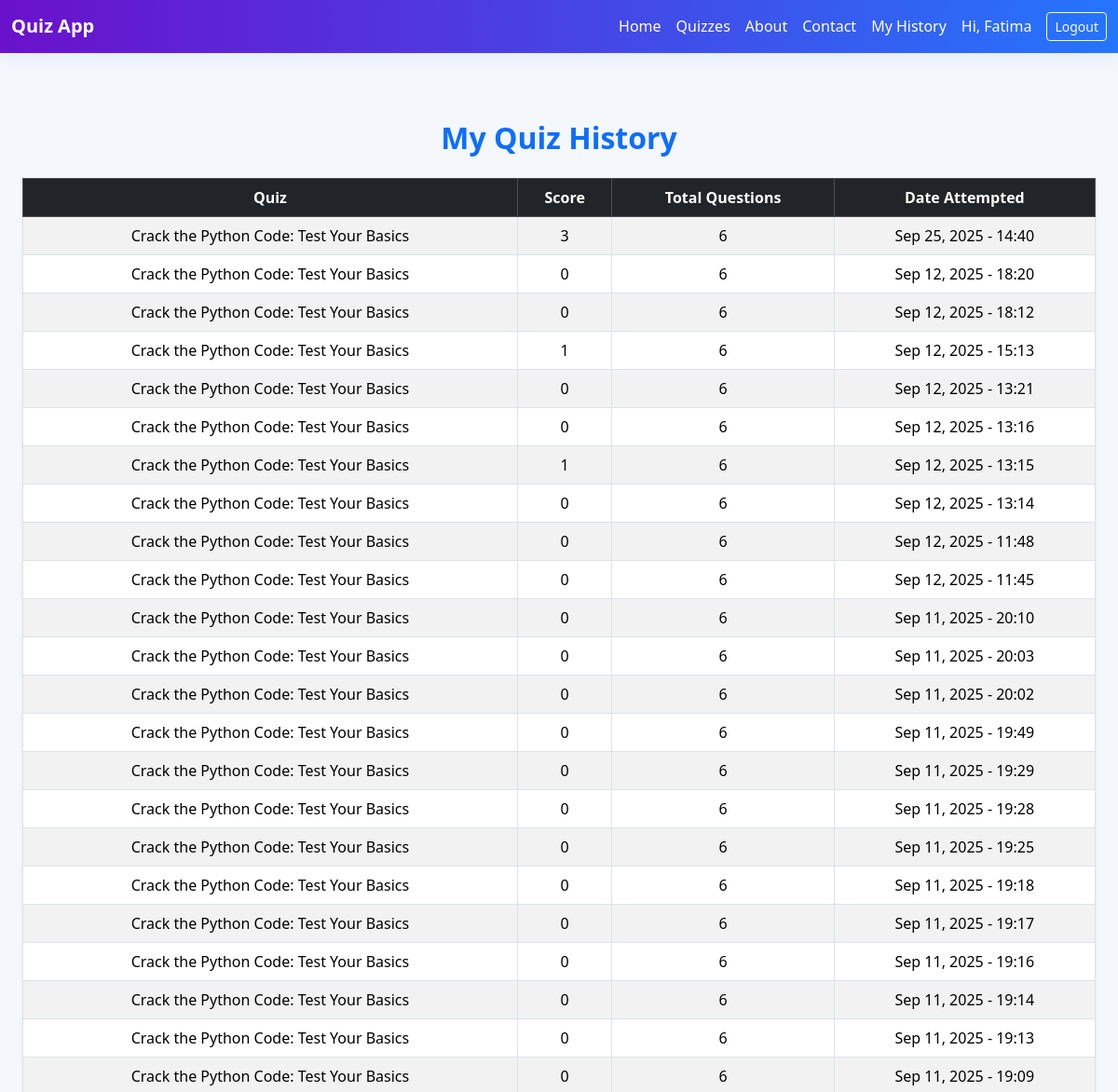
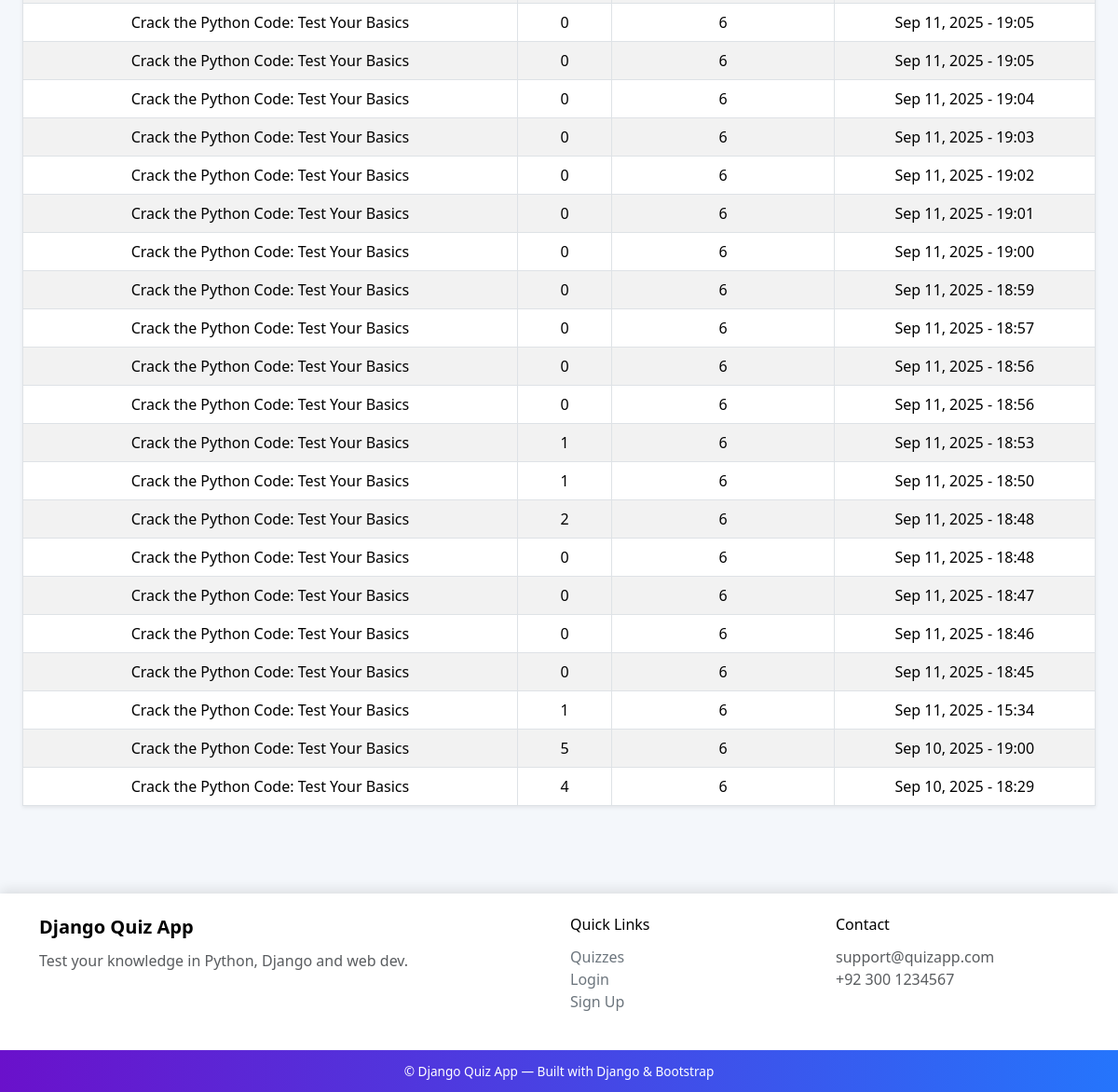
/quiz/history/ (signed in), run on the app's committed database (2 pictures, top to bottom).
### quiz/models.py (models this page shows, shortened)
class QuizResult(models.Model):
    user = models.ForeignKey(User, on_delete=models.CASCADE, related_name="results")
    quiz = models.ForeignKey("Quiz", on_delete=models.CASCADE, related_name="results")
    score = models.IntegerField(default=0)
    total_questions = models.IntegerField(default=10)
    date = models.DateTimeField(auto_now_add=True)

class Quiz(models.Model):
    title = models.CharField(max_length=200)

### quiz/views.py (the view)
# urls.py: path("history/", views.quiz_history, name="quiz_history"),
@login_required
def quiz_history(request):
    history = QuizResult.objects.filter(user=request.user).order_by("-date")
    return render(request, "quiz/quiz_history.html", {"history": history})

### templates/quiz/quiz_history.html (shortened to what this page needs)
{% extends "base.html" %}
{% block content %}
<div class="container mt-5">
<h2 class="fw-bold mb-4 text-primary"> My Quiz History</h2>
  {% if history %}
  <table class="table table-bordered table-striped shadow-sm">
    <thead class="table-dark">
        <tr>
          <th>Quiz</th>
          <th>Score</th>
          <th>Total Questions</th>
          <th>Date Attempted</th>
        </tr>
      </thead>
      <tbody>
        {% for result in history %}
        <tr>
          <td>{{ result.quiz.title }}</td>
          <td>
            {% if result.score == result.total_questions %}
              <span class="text-success fw-bold">{{ result.score }}</span>
            {% else %}
              {{ result.score }}
            {% endif %}
          </td>
          <td>{{ result.total_questions }}</td>
          <td>{{ result.date|date:"M d, Y - H:i" }}</td>
        </tr>
        {% endfor %}
      </tbody>
    </table>
  {% else %}
    <div class="alert alert-info">You haven’t attempted any quizzes yet.</div>
  {% endif %}
</div>
{% endblock %}

### templates/base.html (shortened to what this page needs)
{% load static %}
<!DOCTYPE html>
<html lang="en">
<head>
  <link href="https://cdn.jsdelivr.net/npm/bootstrap@5.3.2/dist/css/bootstrap.min.css" rel="stylesheet">
  <link rel="stylesheet" href="{% static 'css/style.css' %}">
</head>
<body class="d-flex flex-column min-vh-100">
  <nav class="navbar navbar-expand-lg navbar-light custom-navbar">
  <div class="container">
    <a class="navbar-brand fw-bold text-black" href="{% url 'home' %}">Quiz App</a>
    <div class="collapse navbar-collapse" id="navbarNav">
      <ul class="navbar-nav ms-auto align-items-center">
        <li class="nav-item"><a class="nav-link" href="{% url 'home' %}">Home</a></li>
        <li class="nav-item"><a class="nav-link" href="{% url 'quiz_list' %}">Quizzes</a></li>
        <li class="nav-item"><a class="nav-link" href="{% url 'about' %}">About</a></li>
        <li class="nav-item"><a class="nav-link" href="{% url 'contact' %}">Contact</a></li>
        {% if user.is_authenticated %}
          <li class="nav-item"><a class="nav-link" href="{% url 'quiz_history' %}">My History</a></li>
          <li class="nav-item">
            <span class="nav-link">Hi, {{ user.username }}</span>
          </li>
          <li class="nav-item">
            <form method="post" action="{% url 'logout' %}" class="d-inline">
              <button type="submit" class="btn btn-outline-light btn-sm ms-2">Logout</button>
            </form>
          </li>
        {% else %}
          <li class="nav-item"><a class="nav-link" href="{% url 'login' %}">Login</a></li>
          <li class="nav-item"><a class="nav-link" href="{% url 'signup' %}">Sign Up</a></li>
        {% endif %}
      </ul>
    </div>
  </div>
</nav>
  <main class="container mt-4 mb-5">
    {% block content %}{% endblock %}
  </main>
 <footer class="footer mt-auto">
  <div class="footer-box w-100 py-4">
    <div class="container">
      <div class="row">
        <div class="col-md-6">
          <h5 class="fw-bold text-black">Django Quiz App</h5>
          <p class="text-muted">Test your knowledge in Python, Django and web dev.</p>
        </div>
        <div class="col-md-3">
          <h6 class="text-black">Quick Links</h6>
          <ul class="list-unstyled">
            <li><a class="footer-link" href="{% url 'quiz_list' %}">Quizzes</a></li>
            <li><a class="footer-link" href="{% url 'login' %}">Login</a></li>
            <li><a class="footer-link" href="{% url 'signup' %}">Sign Up</a></li>
          </ul>
        </div>
        <div class="col-md-3">
          <h6 class="text-black">Contact</h6>
          <p class="text-muted mb-0"> support@quizapp.com</p>
          <p class="text-muted mb-0">+92 300 1234567</p>
        </div>
      </div>
    </div>
  </div>
</footer>
     <div class="footer-bottom">
    © {{ now|date:"Y" }} Django Quiz App — Built with Django & Bootstrap
  </div>
</body>
</html>

### static/css/style.css (style rules this page uses)
body { background: #f4f7fb; color: #222; font-family: "Segoe UI", Roboto, "Helvetica Neue", Arial, sans-serif; }
.custom-navbar { background: linear-gradient(90deg, #6a11cb 0%, #2575fc 100%) !important; border-bottom: 1px solid rgba(255,255,255,0.06); box-shadow: 0 6px 18px rgba(37,117,252,0.08); }
.custom-navbar .navbar-brand, .custom-navbar .nav-link { color: #ffffff !important; }
.mt-4 { margin-top: 1.5rem !important; text-align: center; }
.container { max-width: 1300px; }
h2 { font-size: 2rem; font-weight: bold; color: #262727; }
.footer-box { background-color: #ffffff; border-radius: 0; box-shadow: 0 -4px 12px rgba(0, 0, 0, 0.1); padding: 30px ; margin-top: 30px; }
.footer-link { color: #6c757d; text-decoration: none; transition: color 0.3s ease; }
.footer h5, .footer h6 { margin-bottom: 12px; }
.footer-bottom { background: linear-gradient(90deg, #6a11cb 0%, #2575fc 100%); color: #ffffff; font-size: 0.85rem; padding: 12px 0; text-align: center; border-top: 1px solid rgba(255, 255, 255, 0.05); }

### data on the page
QuizResult: quiz "Crack the Python Code: Test Your Basics", score "3", total_questions "6", date "Sep 25, 2025 - 14:40"
QuizResult: quiz "Crack the Python Code: Test Your Basics", score "0", total_questions "6", date "Sep 12, 2025 - 18:20"
QuizResult: quiz "Crack the Python Code: Test Your Basics", score "0", total_questions "6", date "Sep 12, 2025 - 18:12"
QuizResult: quiz "Crack the Python Code: Test Your Basics", score "1", total_questions "6", date "Sep 12, 2025 - 15:13"
QuizResult: quiz "Crack the Python Code: Test Your Basics", score "0", total_questions "6", date "Sep 12, 2025 - 13:21"
QuizResult: quiz "Crack the Python Code: Test Your Basics", score "0", total_questions "6", date "Sep 12, 2025 - 13:16"
QuizResult: quiz "Crack the Python Code: Test Your Basics", score "1", total_questions "6", date "Sep 12, 2025 - 13:15"
QuizResult: quiz "Crack the Python Code: Test Your Basics", score "0", total_questions "6", date "Sep 12, 2025 - 13:14"
QuizResult: quiz "Crack the Python Code: Test Your Basics", score "0", total_questions "6", date "Sep 12, 2025 - 11:48"
QuizResult: quiz "Crack the Python Code: Test Your Basics", score "0", total_questions "6", date "Sep 12, 2025 - 11:45"
QuizResult: quiz "Crack the Python Code: Test Your Basics", score "0", total_questions "6", date "Sep 11, 2025 - 20:10"
QuizResult: quiz "Crack the Python Code: Test Your Basics", score "0", total_questions "6", date "Sep 11, 2025 - 20:03"
QuizResult: quiz "Crack the Python Code: Test Your Basics", score "0", total_questions "6", date "Sep 11, 2025 - 20:02"
QuizResult: quiz "Crack the Python Code: Test Your Basics", score "0", total_questions "6", date "Sep 11, 2025 - 19:49"
QuizResult: quiz "Crack the Python Code: Test Your Basics", score "0", total_questions "6", date "Sep 11, 2025 - 19:29"
QuizResult: quiz "Crack the Python Code: Test Your Basics", score "0", total_questions "6", date "Sep 11, 2025 - 19:28"
QuizResult: quiz "Crack the Python Code: Test Your Basics", score "0", total_questions "6", date "Sep 11, 2025 - 19:25"
QuizResult: quiz "Crack the Python Code: Test Your Basics", score "0", total_questions "6", date "Sep 11, 2025 - 19:18"
QuizResult: quiz "Crack the Python Code: Test Your Basics", score "0", total_questions "6", date "Sep 11, 2025 - 19:17"
QuizResult: quiz "Crack the Python Code: Test Your Basics", score "0", total_questions "6", date "Sep 11, 2025 - 19:16"
QuizResult: quiz "Crack the Python Code: Test Your Basics", score "0", total_questions "6", date "Sep 11, 2025 - 19:14"
QuizResult: quiz "Crack the Python Code: Test Your Basics", score "0", total_questions "6", date "Sep 11, 2025 - 19:13"
QuizResult: quiz "Crack the Python Code: Test Your Basics", score "0", total_questions "6", date "Sep 11, 2025 - 19:09"
QuizResult: quiz "Crack the Python Code: Test Your Basics", score "0", total_questions "6", date "Sep 11, 2025 - 19:05"
QuizResult: quiz "Crack the Python Code: Test Your Basics", score "0", total_questions "6", date "Sep 11, 2025 - 19:05"
QuizResult: quiz "Crack the Python Code: Test Your Basics", score "0", total_questions "6", date "Sep 11, 2025 - 19:04"
QuizResult: quiz "Crack the Python Code: Test Your Basics", score "0", total_questions "6", date "Sep 11, 2025 - 19:03"
QuizResult: quiz "Crack the Python Code: Test Your Basics", score "0", total_questions "6", date "Sep 11, 2025 - 19:02"
QuizResult: quiz "Crack the Python Code: Test Your Basics", score "0", total_questions "6", date "Sep 11, 2025 - 19:01"
QuizResult: quiz "Crack the Python Code: Test Your Basics", score "0", total_questions "6", date "Sep 11, 2025 - 19:00"
QuizResult: quiz "Crack the Python Code: Test Your Basics", score "0", total_questions "6", date "Sep 11, 2025 - 18:59"
QuizResult: quiz "Crack the Python Code: Test Your Basics", score "0", total_questions "6", date "Sep 11, 2025 - 18:57"
QuizResult: quiz "Crack the Python Code: Test Your Basics", score "0", total_questions "6", date "Sep 11, 2025 - 18:56"
QuizResult: quiz "Crack the Python Code: Test Your Basics", score "0", total_questions "6", date "Sep 11, 2025 - 18:56"
QuizResult: quiz "Crack the Python Code: Test Your Basics", score "1", total_questions "6", date "Sep 11, 2025 - 18:53"
QuizResult: quiz "Crack the Python Code: Test Your Basics", score "1", total_questions "6", date "Sep 11, 2025 - 18:50"
QuizResult: quiz "Crack the Python Code: Test Your Basics", score "2", total_questions "6", date "Sep 11, 2025 - 18:48"
QuizResult: quiz "Crack the Python Code: Test Your Basics", score "0", total_questions "6", date "Sep 11, 2025 - 18:48"
QuizResult: quiz "Crack the Python Code: Test Your Basics", score "0", total_questions "6", date "Sep 11, 2025 - 18:47"
QuizResult: quiz "Crack the Python Code: Test Your Basics", score "0", total_questions "6", date "Sep 11, 2025 - 18:46"
QuizResult: quiz "Crack the Python Code: Test Your Basics", score "0", total_questions "6", date "Sep 11, 2025 - 18:45"
QuizResult: quiz "Crack the Python Code: Test Your Basics", score "1", total_questions "6", date "Sep 11, 2025 - 15:34"
QuizResult: quiz "Crack the Python Code: Test Your Basics", score "5", total_questions "6", date "Sep 10, 2025 - 19:00"
QuizResult: quiz "Crack the Python Code: Test Your Basics", score "4", total_questions "6", date "Sep 10, 2025 - 18:29"

### other printed values
{{ user.username }} "Fatima"
